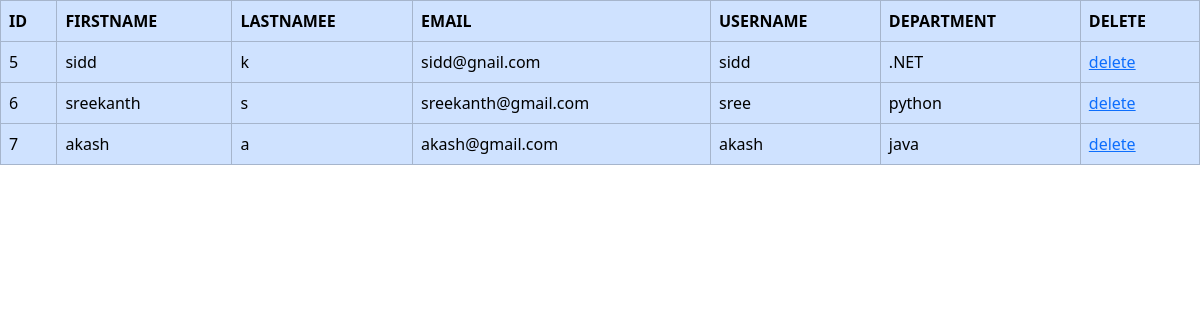
/viewteacher, run on the app's committed database.
### webapp/models.py (models this page shows)
class Teacher(models.Model):
    depid=models.ForeignKey(department,on_delete=models.CASCADE)
    tid=models.ForeignKey(user,on_delete=models.CASCADE)
    age=models.IntegerField()
    address=models.CharField(max_length=100)
    qualification=models.CharField(max_length=100)

class user(AbstractUser):
    usertype=models.CharField(max_length=100)

class department(models.Model):
    dep_name=models.CharField(max_length=100)

### webapp/views.py (the view)
# urls.py: path('viewteacher',views.viewteacher,name='viewteacher'),
def viewteacher(request):
    x=Teacher.objects.all()
    return render(request,'viewteacher.html',{'x1':x})

### webapp/templates/viewteacher.html (shortened to what this page needs)
<!DOCTYPE html>
<html lang="en">
<head>
    <link href="https://cdn.jsdelivr.net/npm/bootstrap@5.3.3/dist/css/bootstrap.min.css" rel="stylesheet">
</head>
<body>
    <table class="table table-bordered table-primary">
        <tr>
            <th>ID</th>
            <th>FIRSTNAME</th>
            <th>LASTNAMEE</th>
            <th>EMAIL</th>
            <th>USERNAME</th>
            <th>DEPARTMENT</th>
            <th>DELETE</th>
        </tr>
        {% for i in x1 %}
        <tr>
            <td>{{i.id}}</td>
            <td>{{i.tid.first_name}}</td>
            <td>{{i.tid.last_name}}</td>
            <td>{{i.tid.email}}</td>
            <td>{{i.tid.username}}</td>
            <td>{{i.depid.dep_name}}</td>
            <td><a href="deleteteach/{{i.tid_id}}">delete</a></td>
        </tr>
        {% endfor %}
    </table>
</body>
</html>

### data on the page
Teacher: id "5", tid.first_name "sidd", tid.last_name "k", tid.email "sidd@gnail.com", tid.username "sidd", depid.dep_name ".NET"
Teacher: id "6", tid.first_name "sreekanth", tid.last_name "s", tid.email "sreekanth@gmail.com", tid.username "sree", depid.dep_name "python"
Teacher: id "7", tid.first_name "akash", tid.last_name "a", tid.email "akash@gmail.com", tid.username "akash", depid.dep_name "java"
